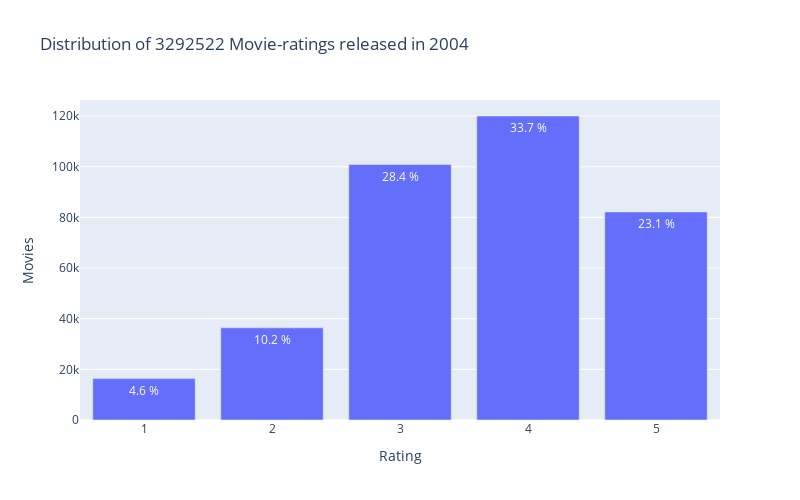

The notebook cell this image was saved under:
### Code cell
df_2004 = df_title[df_title['Year']==2004]
df_2004 = df_2004.merge(df,on='Movie_ID')
data = df_2004['Rating'].value_counts()
trace = go.Bar(x = data.index,y = data.values,text = ['{:.1f} %'.format(val) for val in (data.values / df_2004.shape[0] * 100)],textposition = 'auto')
layout = dict(title = 'Distribution of {} Movie-ratings released in 2004'.format(df.shape[0]), xaxis = dict(title = 'Rating'), yaxis = dict(title = 'Movies'),width = 800,height=500)
fig = go.Figure(data=[trace], layout=layout)
iplot(fig)

### Figure 1 — Plotly figure (JSON) as saved in the notebook; plotly's stock layout.template omitted (floating-point values rounded to 4 significant figures)
{"data": [{"text": ["33.7 %", "28.4 %", "23.1 %", "10.2 %", "4.6 %"], "textposition": "auto", "type": "bar", "x": [4, 3, 5, 2, 1], "y": [120067, 100893, 82170, 36392, 16349]}], "layout": {"height": 500, "title": {"text": "Distribution of 3292522 Movie-ratings released in 2004"}, "width": 800, "xaxis": {"title": {"text": "Rating"}}, "yaxis": {"title": {"text": "Movies"}}}}
